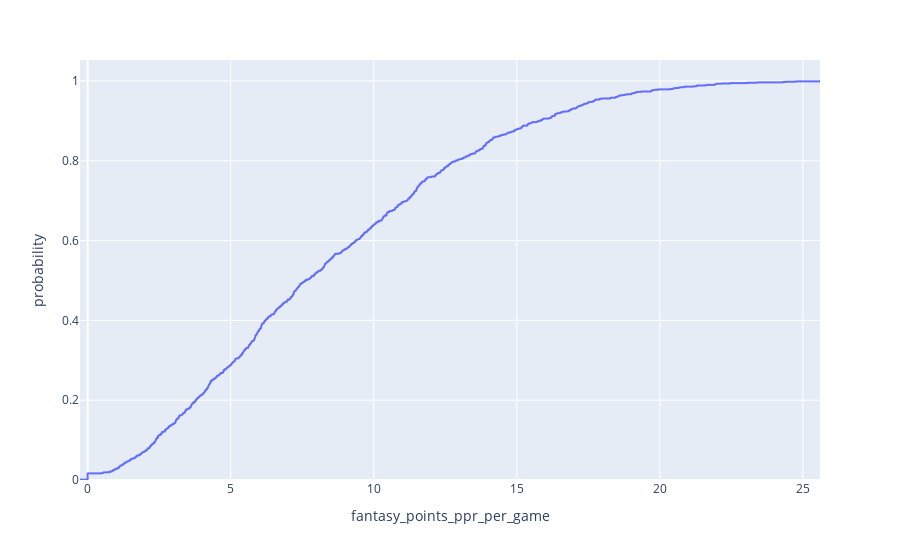

The code cell stored with this chart in its notebook:
### Code cell
import plotly.express as px
fig = px.ecdf(df, x="fantasy_points_ppr_per_game")
fig.show()

### Figure 1 — Plotly figure (JSON) as saved in the notebook; plotly's stock layout.template omitted (floating-point values rounded to 4 significant figures; data arrays with more than 128 entries replaced by an {"elided": "..."} marker saying what was removed)
{"data": [{"hovertemplate": "fantasy_points_ppr_per_game=%{x}<br>probability=%{y}<extra></extra>", "legendgroup": "", "line": {"dash": "solid", "shape": "hv"}, "marker": {"color": "#636efa", "symbol": "circle"}, "mode": "lines", "name": "", "showlegend": false, "type": "scattergl", "x": {"elided": "1145 float values"}, "xaxis": "x", "y": {"elided": "1145 float values"}, "yaxis": "y"}], "layout": {"legend": {"tracegroupgap": 0}, "margin": {"t": 60}, "xaxis": {"anchor": "y", "domain": [0, 1], "title": {"text": "fantasy_points_ppr_per_game"}}, "yaxis": {"anchor": "x", "domain": [0, 1], "rangemode": "tozero", "title": {"text": "probability"}}}}
